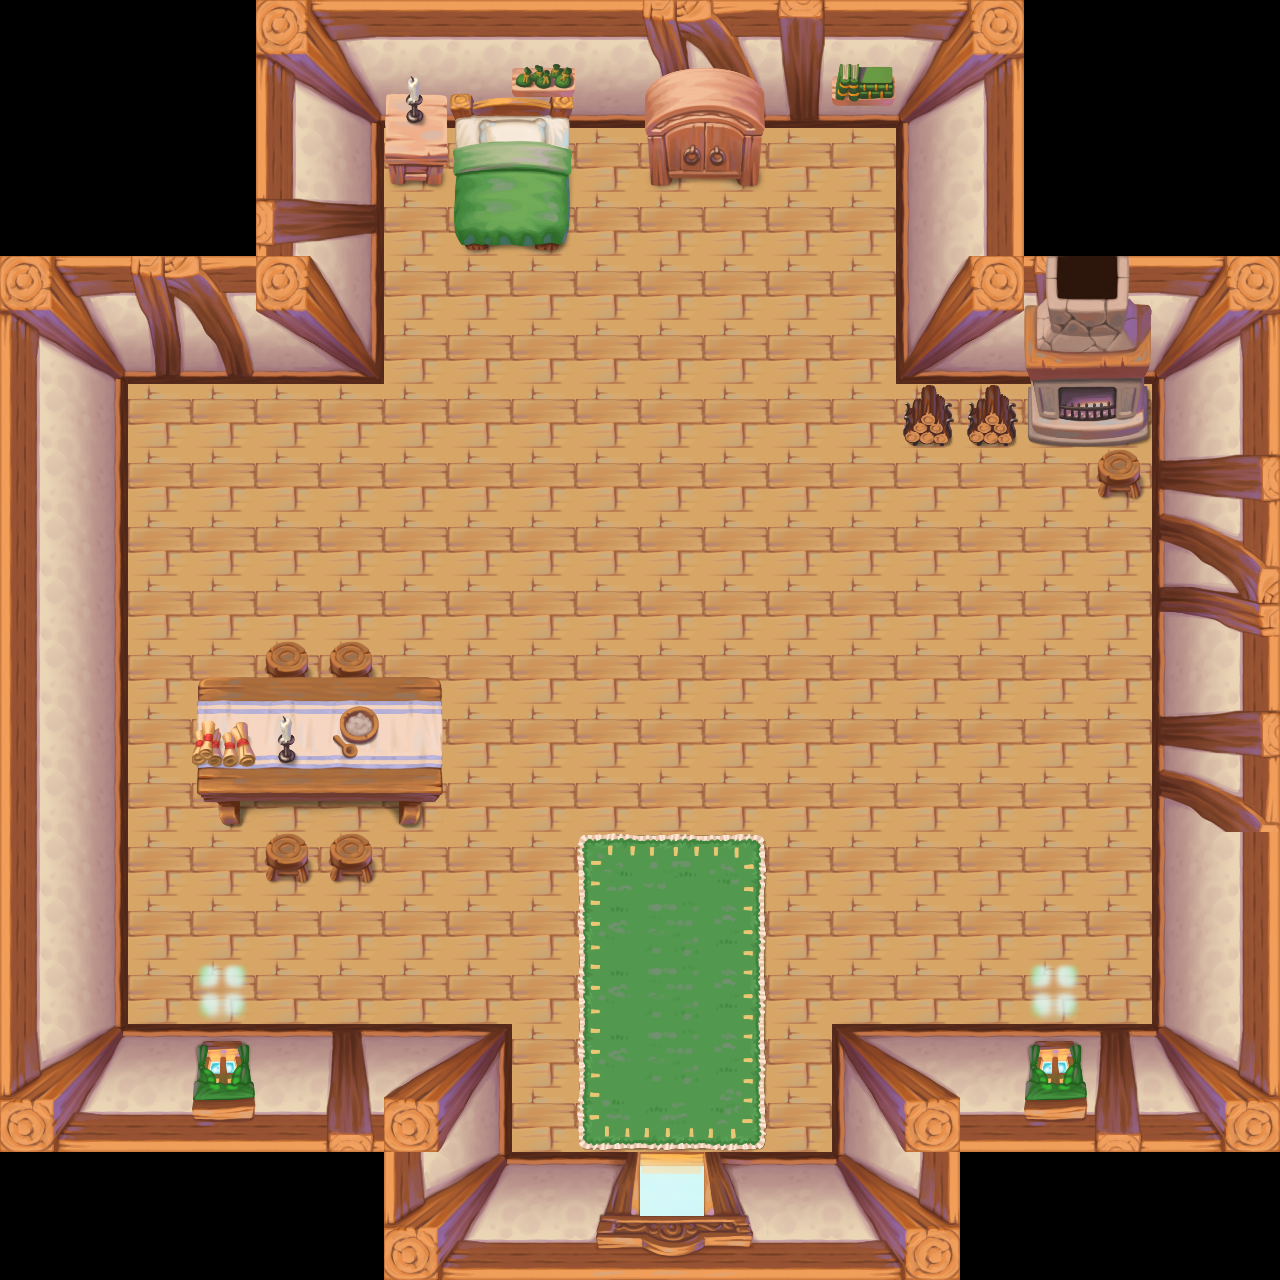

A level layout from a 2D game, rendered from its tile map. Below: a short description, then the map file with its tile-grid data intact:
An orthogonal 20x20 tile map with 64x64 px tiles, 4 tile layers (Back, Front, Top, Detail) and 17 objects (2x GoTo_Hollowrock, jongar, peasant_female).

<map version="1.0" orientation="orthogonal" renderorder="right-down" width="20" height="20" tilewidth="64" tileheight="64" nextobjectid="34">
 <properties>
  <property name="music" value="HollowrockAmbientDay" />
 </properties>
 <tileset firstgid="1" name="TownInterior" tilewidth="64" tileheight="64" tilecount="256" columns="16">
  <image source="../Textures/Tilesets/TownInterior.png" width="1024" height="1024" />
 </tileset>
 <layer name="Back" width="20" height="20">
  <data encoding="csv">
0,0,0,0,17,18,22,22,22,22,19,20,21,22,23,24,0,0,0,0,
0,0,0,0,33,34,38,38,38,38,35,36,37,38,39,40,0,0,0,0,
0,0,0,0,49,50,2,2,2,2,2,2,2,2,55,56,0,0,0,0,
0,0,0,0,65,66,2,2,2,2,2,2,2,2,55,56,0,0,0,0,
17,18,19,20,85,86,2,2,2,2,2,2,2,2,83,84,21,22,23,24,
33,34,35,36,101,102,2,2,2,2,2,2,2,2,99,100,37,38,39,40,
49,50,2,2,2,2,2,2,2,2,2,2,2,2,2,2,2,2,55,56,
49,50,2,2,2,2,2,2,2,2,2,2,2,2,2,2,2,2,71,72,
49,50,2,2,2,2,2,2,2,2,2,2,2,2,2,2,2,2,87,88,
49,50,2,2,2,2,2,2,2,2,2,2,2,2,2,2,2,2,103,104,
49,50,2,2,2,2,2,2,2,2,2,2,2,2,2,2,2,2,55,56,
49,50,2,2,2,2,2,2,2,2,2,2,2,2,2,2,2,2,71,72,
49,50,2,2,2,2,2,2,2,2,2,2,2,2,2,2,2,2,87,88,
49,50,2,2,2,2,2,2,2,2,2,2,2,2,2,2,2,2,55,56,
49,50,2,2,2,2,2,2,2,2,2,2,2,2,2,2,2,2,55,56,
49,50,2,2,2,2,2,2,2,2,2,2,2,2,2,2,2,2,55,56,
113,114,115,61,115,116,53,54,2,2,2,2,2,51,52,115,61,116,119,120,
129,130,131,77,131,132,69,70,2,2,2,2,2,67,68,131,77,132,135,136,
0,0,0,0,0,0,113,114,115,138,139,140,115,119,120,0,0,0,0,0,
0,0,0,0,0,0,129,130,131,154,155,156,131,135,136,0,0,0,0,0
</data>
 </layer>
 <layer name="Front" width="20" height="20">
  <data encoding="csv">
0,0,0,0,0,0,0,0,0,0,0,0,0,0,0,0,0,0,0,0,
0,0,0,0,0,0,0,0,0,0,0,0,0,0,0,0,0,0,0,0,
0,0,0,0,0,0,0,0,0,0,0,0,0,0,0,0,0,0,0,0,
0,0,0,0,0,0,0,0,0,0,0,0,0,0,0,0,0,0,0,0,
0,0,0,0,0,0,0,0,0,0,0,0,0,0,0,0,170,171,0,0,
0,0,0,0,0,0,0,0,0,0,0,0,0,0,0,0,186,187,0,0,
0,0,0,0,0,0,0,0,0,0,0,0,0,0,201,201,202,203,0,0,
0,0,0,0,0,0,0,0,0,0,0,0,0,0,0,0,0,253,0,0,
0,0,0,0,0,0,0,0,0,0,0,0,0,0,0,0,0,0,0,0,
0,0,0,0,0,0,0,0,0,0,0,0,0,0,0,0,0,0,0,0,
0,0,0,0,253,253,217,0,0,0,0,0,0,0,0,0,0,0,0,0,
0,0,0,231,232,232,233,0,0,0,0,0,0,0,0,0,0,0,0,0,
0,0,0,247,248,248,249,0,0,0,0,0,0,0,0,0,0,0,0,0,
0,0,0,0,253,253,0,0,0,62,63,64,0,0,0,0,0,0,0,0,
0,0,0,0,0,0,0,0,0,78,79,80,0,0,0,0,0,0,0,0,
0,0,0,0,0,0,0,0,0,78,79,80,0,0,0,0,0,0,0,0,
0,0,0,0,0,0,0,0,0,78,79,80,0,0,0,0,0,0,0,0,
0,0,0,0,0,0,0,0,0,94,95,96,0,0,0,0,0,0,0,0,
0,0,0,0,0,0,0,0,0,0,0,0,0,0,0,0,0,0,0,0,
0,0,0,0,0,0,0,0,0,0,0,0,0,0,0,0,0,0,0,0
</data>
 </layer>
 <layer name="Top" width="20" height="20">
  <data encoding="csv">
0,0,0,0,0,0,0,0,0,0,0,0,0,0,0,0,0,0,0,0,
0,0,0,0,0,0,222,223,224,0,0,0,0,0,0,0,0,0,0,0,
0,0,0,0,0,0,238,239,240,0,0,0,0,0,0,0,0,0,0,0,
0,0,0,0,0,0,0,255,256,0,0,0,0,0,0,0,0,0,0,0,
0,0,0,0,0,0,0,0,0,0,0,0,0,0,0,0,0,0,0,0,
0,0,0,0,0,0,0,0,0,0,0,0,0,0,0,0,0,0,0,0,
0,0,0,0,0,0,0,0,0,0,0,0,0,0,0,0,0,0,0,0,
0,0,0,0,0,0,0,0,0,0,0,0,0,0,0,0,0,0,0,0,
0,0,0,0,0,0,0,0,0,0,0,0,0,0,0,0,0,0,0,0,
0,0,0,0,0,0,0,0,0,0,0,0,0,0,0,0,0,0,0,0,
0,0,0,215,216,216,217,0,0,0,0,0,0,0,0,0,0,0,0,0,
0,0,0,0,0,0,0,0,0,0,0,0,0,0,0,0,0,0,0,0,
0,0,0,0,0,0,0,0,0,0,0,0,0,0,0,0,0,0,0,0,
0,0,0,0,0,0,0,0,0,0,0,0,0,0,0,0,0,0,0,0,
0,0,0,0,0,0,0,0,0,0,0,0,0,0,0,0,0,0,0,0,
0,0,0,0,0,0,0,0,0,0,0,0,0,0,0,0,0,0,0,0,
0,0,0,0,0,0,0,0,0,0,0,0,0,0,0,0,0,0,0,0,
0,0,0,0,0,0,0,0,0,0,0,0,0,0,0,0,0,0,0,0,
0,0,0,0,0,0,0,0,0,0,0,0,0,0,0,0,0,0,0,0,
0,0,0,0,0,0,0,0,0,0,0,0,0,0,0,0,0,0,0,0
</data>
 </layer>
 <layer name="Detail" width="20" height="20">
  <data encoding="csv">
0,0,0,0,0,0,0,0,0,0,0,0,0,0,0,0,0,0,0,0,
0,0,0,0,0,0,185,0,10,0,227,228,0,11,0,0,0,0,0,0,
0,0,0,0,0,0,0,0,0,0,243,244,0,0,0,0,0,0,0,0,
0,0,0,0,0,0,0,0,0,0,0,0,0,0,0,0,0,0,0,0,
0,0,0,0,0,0,0,0,0,0,0,0,0,0,0,0,0,0,0,0,
0,0,0,0,0,0,0,0,0,0,0,0,0,0,0,0,0,0,0,0,
0,0,0,0,0,0,0,0,0,0,0,0,0,0,0,0,0,0,0,0,
0,0,0,0,0,0,0,0,0,0,0,0,0,0,0,0,0,0,0,0,
0,0,0,0,0,0,0,0,0,0,0,0,0,0,0,0,0,0,0,0,
0,0,0,0,0,0,0,0,0,0,0,0,0,0,0,0,0,0,0,0,
0,0,0,0,0,0,0,0,0,0,0,0,0,0,0,0,0,0,0,0,
0,0,0,205,185,246,0,0,0,0,0,0,0,0,0,0,0,0,0,0,
0,0,0,0,0,0,0,0,0,0,0,0,0,0,0,0,0,0,0,0,
0,0,0,0,0,0,0,0,0,0,0,0,0,0,0,0,0,0,0,0,
0,0,0,0,0,0,0,0,0,0,0,0,0,0,0,0,0,0,0,0,
0,0,0,45,0,0,0,0,0,0,0,0,0,0,0,0,45,0,0,0,
0,0,0,0,0,0,0,0,0,0,0,0,0,0,0,0,0,0,0,0,
0,0,0,0,0,0,0,0,0,0,0,0,0,0,0,0,0,0,0,0,
0,0,0,0,0,0,0,0,0,0,0,0,0,0,0,0,0,0,0,0,
0,0,0,0,0,0,0,0,0,0,0,0,0,0,0,0,0,0,0,0
</data>
 </layer>
 <objectgroup name="Enemies" />
 <objectgroup name="Collision">
  <object id="3" x="1157.33" y="269.333" width="120" height="881.333" />
  <object id="4" x="837.333" y="1025.33" width="318.667" height="258.667" />
  <object id="5" x="738.667" y="1157.33" width="94.6667" height="128" />
  <object id="6" x="385.333" y="1160" width="221.333" height="113.333" />
  <object id="7" x="0" y="1022.67" width="501.333" height="130.667" />
  <object id="8" x="1.33333" y="260" width="116" height="757.333" />
  <object id="9" x="118.667" y="-4" width="261.333" height="385.333" />
  <object id="10" x="380" y="0" width="638.667" height="133.333" />
  <object id="11" x="897.333" y="134.667" width="254.667" height="312" />
  <object id="12" x="1092" y="449.333" width="57.3333" height="46.6667" />
  <object id="13" x="194.667" y="681.333" width="249.333" height="120" />
  <object id="14" x="268" y="650.667" width="106.667" height="222.667" />
  <object id="15" x="453.333" y="136" width="113.333" height="108" />
 </objectgroup>
 <objectgroup name="EnterPoints">
  <object id="1" name="GoTo_Hollowrock" x="622" y="1002" width="98" height="106">
   <properties>
    <property name="transitionTag" value="GoTo_Hollowrock_Mayor" />
   </properties>
  </object>
 </objectgroup>
 <objectgroup name="NPC">
  <object id="16" name="Jongar" type="jongar" x="546.667" y="630" width="96" height="96">
   <properties>
    <property name="id" value="hollowrock_Jongar" />
   </properties>
   <ellipse />
  </object>
  <object id="17" name="Serina" type="peasant_female" x="726.667" y="323.333" width="96" height="96">
   <properties>
    <property name="id" value="hollowrock_Serina" />
   </properties>
   <ellipse />
  </object>
 </objectgroup>
 <objectgroup name="MapChange">
  <object id="2" name="GoTo_Hollowrock" x="628" y="1183.33" width="90" height="64.6667">
   <properties>
    <property name="destination" value="hollowrock" />
    <property name="destinationName" value="Hollowrock" />
    <property name="transitionTag" value="GoTo_Hollowrock_Mayor" />
   </properties>
  </object>
 </objectgroup>
 <objectgroup name="Interact" />
 <objectgroup name="Container" />
 <objectgroup name="AnimatedObjects" />
</map>
